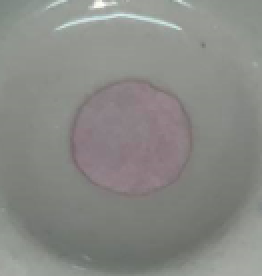
#> input picture 100ppm.PNG, 131 x 138 px, found by its file name (shown 2 times larger)
$ python thresholding.py
#> lines starting #> are read from the running program, lines starting #| are printed output that depends on the picture
# Basic Functions
import numpy as np
import cv2

img = cv2.imread("100ppm.png")
#> img is the input picture: shape (138, 131, 3); mean B, G, R 133.4, 137.3, 136.6
img_rgb = cv2.cvtColor(img, cv2.COLOR_BGR2RGB)
# displayColorImage(img,"Color image")
hsv = cv2.cvtColor(img_rgb, cv2.COLOR_BGR2HSV)
#> hsv: shape (138, 131, 3); mean H, S, V 82.7, 12.5, 139.3

gray =cv2.cvtColor(hsv, cv2.COLOR_BGR2GRAY)
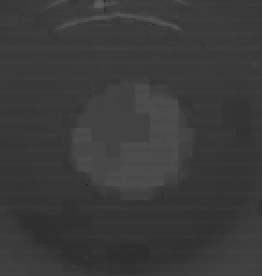
#> gray: shape (138, 131) (shown 2 times larger); min 39, max 92, mean 58.4

(T, threshold) = cv2.threshold(gray,150,255,cv2.THRESH_BINARY)
#> threshold: shape (138, 131); every value is 0
threswithblur = cv2.medianBlur(threshold,15,0)

# (T, thresholdInverse) = cv2.threshold(hsv,100,255,cv2.THRESH_BINARY_INV | cv2.THRESH_OTSU)
# threswithblur = cv2.medianBlur(thresholdInverse,15,0)

masked = cv2.bitwise_and(img_rgb, img_rgb, mask = threshold)
#> masked: shape (138, 131, 3); every value is 0
maskwithblur = cv2.medianBlur(masked,15,0)
cv2.imshow("img", img)
cv2.imshow("gray", hsv)
cv2.imshow("gray", gray)
cv2.imshow("imgrgb", img_rgb)
cv2.imshow("masked", masked)
cv2.waitKey(0)

# cv2.imshow("Dialation Image", imgDialation)
# cv2.imshow("Eroded Image", imgEroded)
cv2.waitKey(0)

$ run again, with 50ppm1.PNG copied over 100ppm.PNG
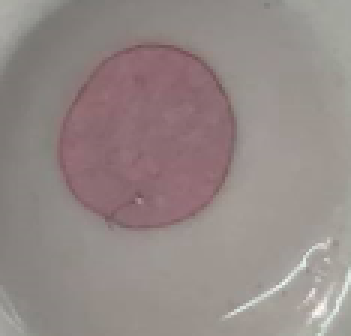
#> input picture 50ppm1.PNG, 117 x 112 px, found by its file name (shown 3 times larger)
#> img is the input picture: shape (112, 117, 3); mean B, G, R 134.7, 137, 148.3
#> hsv: shape (112, 117, 3); mean H, S, V 109.4, 26.1, 148.3
#> `gray =cv2.cvtColor(hsv, cv2.COLOR_BGR2GRAY)`:
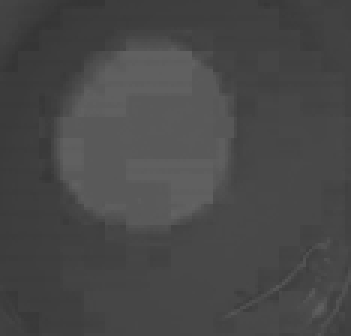
#> gray: shape (112, 117) (shown 3 times larger); min 53, max 99, mean 72.2
#> threshold: shape (112, 117); every value is 0
#> masked: shape (112, 117, 3); every value is 0

$ run again, with 50ppm2.PNG copied over 100ppm.PNG
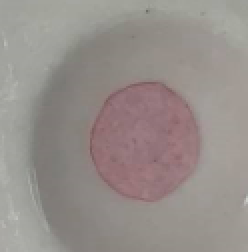
#> input picture 50ppm2.PNG, 124 x 126 px, found by its file name (shown 2 times larger)
#> img is the input picture: shape (126, 124, 3); mean B, G, R 138.6, 142.4, 150.3
#> hsv: shape (126, 124, 3); mean H, S, V 102.4, 21.6, 150.6
#> `gray =cv2.cvtColor(hsv, cv2.COLOR_BGR2GRAY)`:
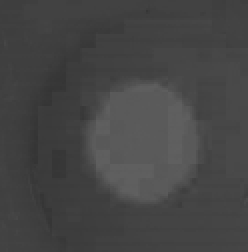
#> gray: shape (126, 124) (shown 2 times larger); min 52, max 96, mean 69.4
#> threshold: shape (126, 124); every value is 0
#> masked: shape (126, 124, 3); every value is 0

$ run again, with 50ppm3.PNG copied over 100ppm.PNG
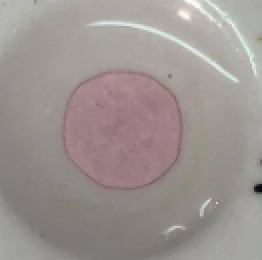
#> input picture 50ppm3.PNG, 131 x 130 px, found by its file name (shown 2 times larger)
#> img is the input picture: shape (130, 131, 3); mean B, G, R 144.1, 147.9, 156.1
#> hsv: shape (130, 131, 3); mean H, S, V 104.1, 21.5, 156.4
#> `gray =cv2.cvtColor(hsv, cv2.COLOR_BGR2GRAY)`:
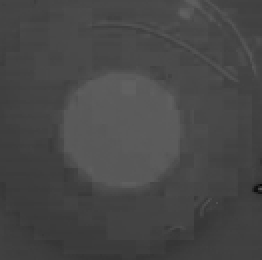
#> gray: shape (130, 131) (shown 2 times larger); min 8, max 97, mean 71.3
#> threshold: shape (130, 131); every value is 0
#> masked: shape (130, 131, 3); every value is 0
